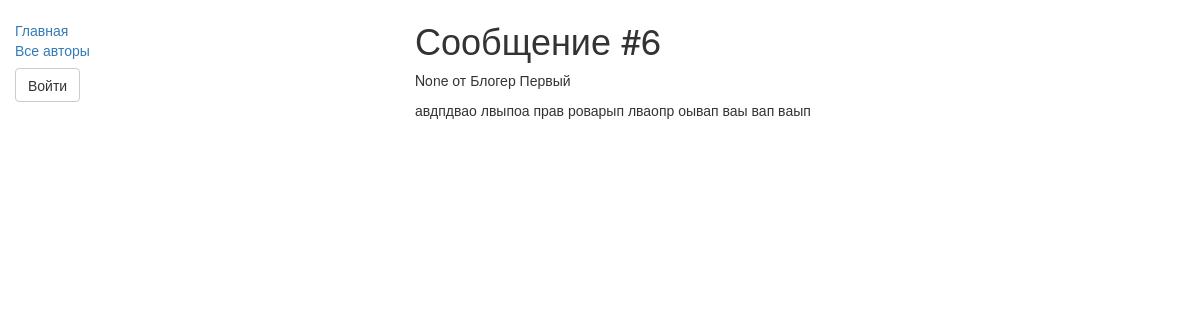
Before: /post/3/ with the older database file.
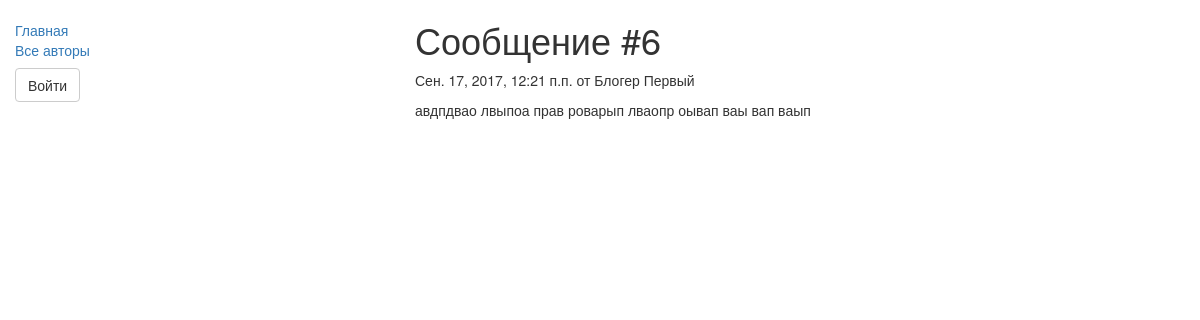
After: the same page with the newer database file.
### blog/models.py (models this page shows, shortened)
class Post(models.Model):
    title = models.CharField(max_length=256, verbose_name='Заголовок')
    created = models.DateTimeField(auto_now_add=True, verbose_name='Создано')
    published = models.DateTimeField(blank=True, null=True, verbose_name='Опубликовано')
    content = models.TextField(verbose_name='Контент')
    author = models.ForeignKey(Profile, related_name='author', verbose_name='Автор')
    class Meta:
        ordering = ('-published',)

class Profile(models.Model):
    user = models.OneToOneField(User, on_delete=models.CASCADE)
    blog_name = models.CharField(max_length=1024, verbose_name='Название блога')
    subscribes = models.ManyToManyField("self", blank=True, symmetrical=False)  # Подписки

### blog/views.py (the view, shortened to what this page needs)
# urls.py: url(r'^post/(?P<pk>\d+)/$', views.ViewPost.as_view(), name='view_post'),
class ViewPost(DetailView):
    model = Post
    context_object_name = 'post'
    pk_url_kwarg = 'pk'
    template_name = 'posts/post_view.html'
    def get_context_data(self, *args, **kwargs):
        context = super(ViewPost, self).get_context_data(*args, **kwargs)
        return context

### blog/templates/posts/post_view.html (shortened to what this page needs)
{% extends 'base_generic.html' %} {% block title %}Запись {{ post.id }}{% endblock title %} {% block content %} {% if post %}
<h1>{{ post.title }}</h1>
<p>{{ post.published }} от {{ post.author.user.first_name }} {{ post.author.user.last_name }}</p>
<p>{{ post.content }}</p>
 {% else %}
<p>Увы, ничего нет...</p>
{% endif %} {% endblock content %}

Changed rows visible on the page:
changed Post "Сообщение #6": published "None" → "Сен. 17, 2017, 12:21 п.п."
